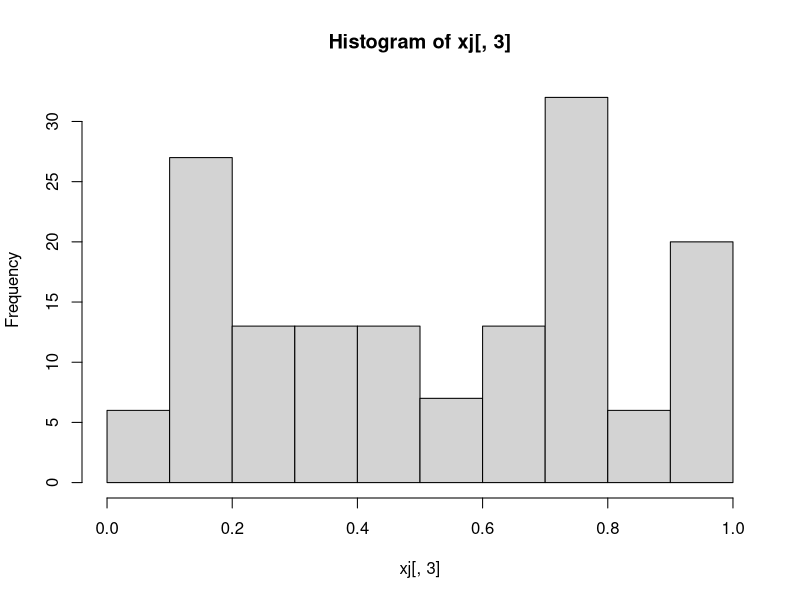
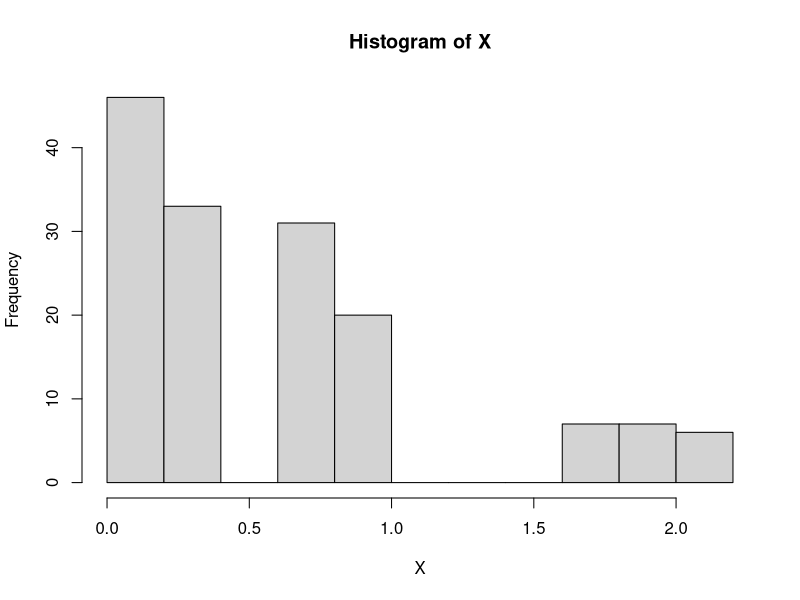

Write R code to recreate these figures, in order.
####Tugas 2 Teknik Simulasi####
###Multiplicative RNG dan bilangan acak geometrik dengan fungsi inverse transformation method###
##Kelompok 7##
##Kamalina Rosyida Supriyanti B2A020062
##Shella Heidy Permatasari B2A020067
##Choirunnisa Hasna B2A020071

#Diketahui a = 45, z0 = 21139, m = 417, n = 150

multiplicative_RNG<-function(a,z0,m,n) {
  xj<-matrix(NA,n,3)
  colnames(xj)<-c("aZ","Xj","Uj")
  for (j in 1:n)
  {
    xj[j,1]<-(a*z0)
    xj[j,2]<-xj[j,1]%%m
    xj[j,3]<-xj[j,2]/m
    z0<-xj[j,2]
  }
  hist(xj[,3]) 
  View(xj)
  p<-0.83
  R<-xj[,3]
  X<-log(1-R)/log(1-p)
  print(X)
  hist(X)
  
}
multiplicative_RNG(45,21139,417,150)